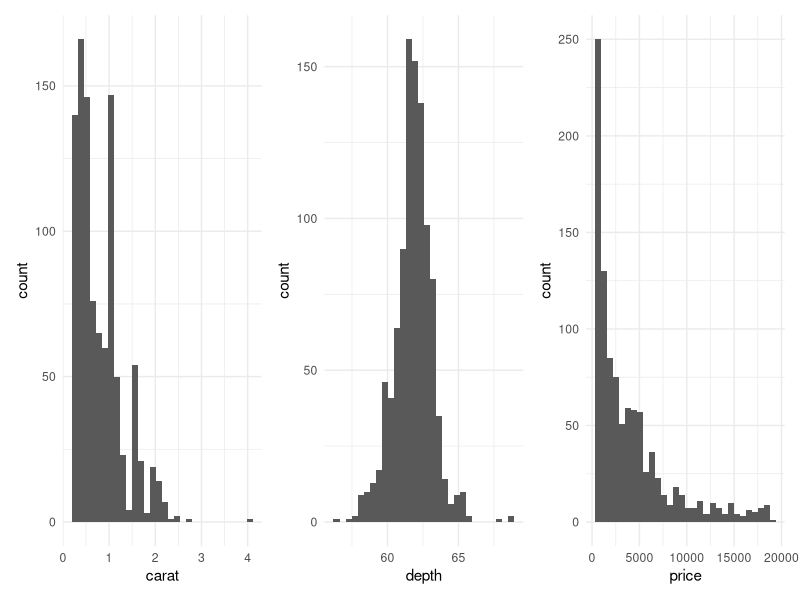
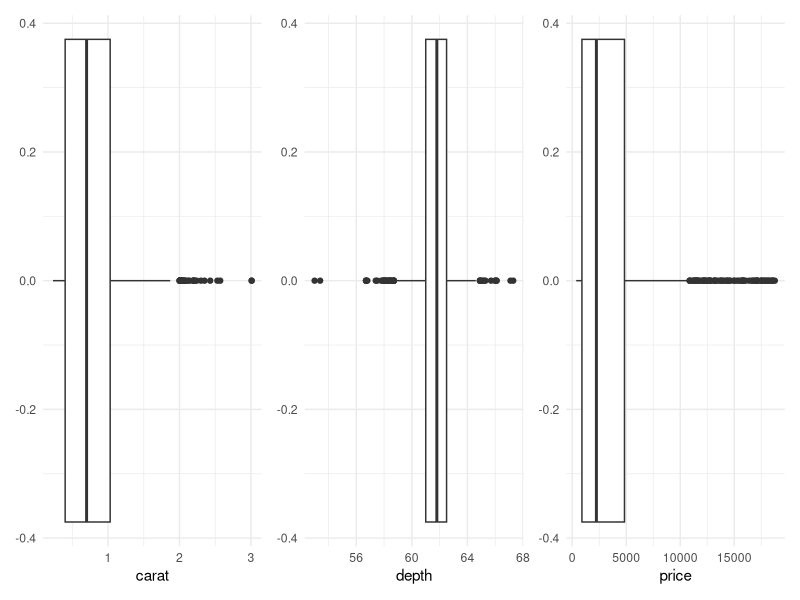
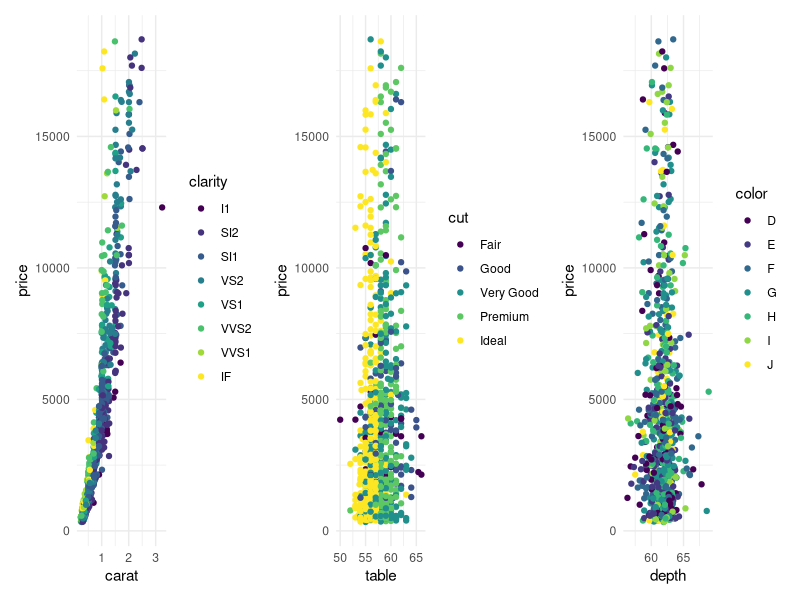
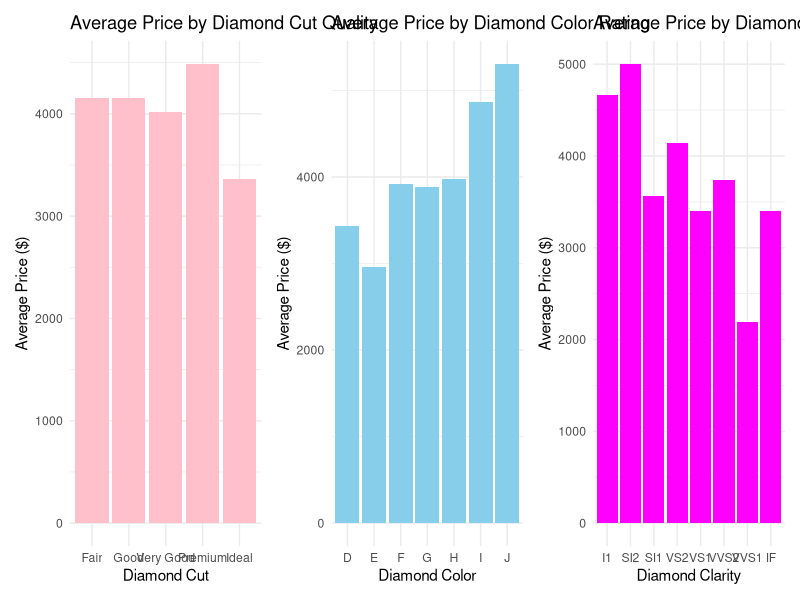
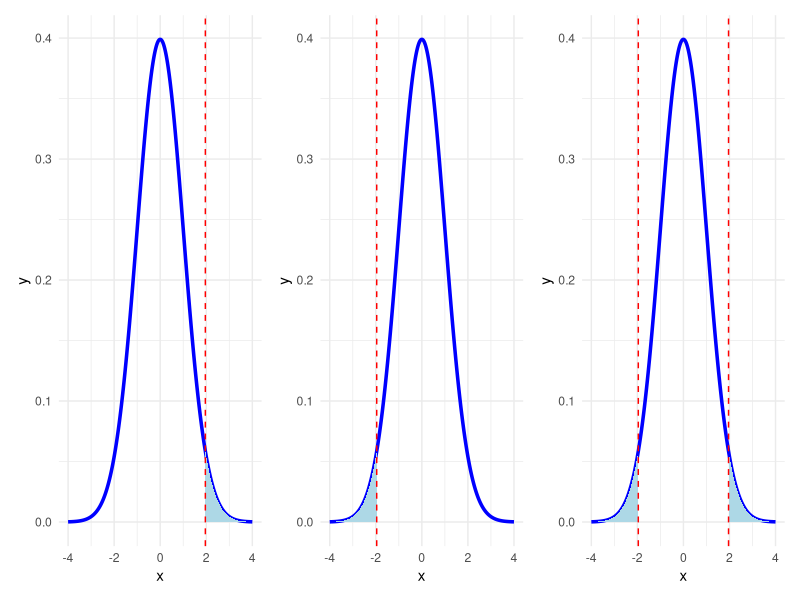
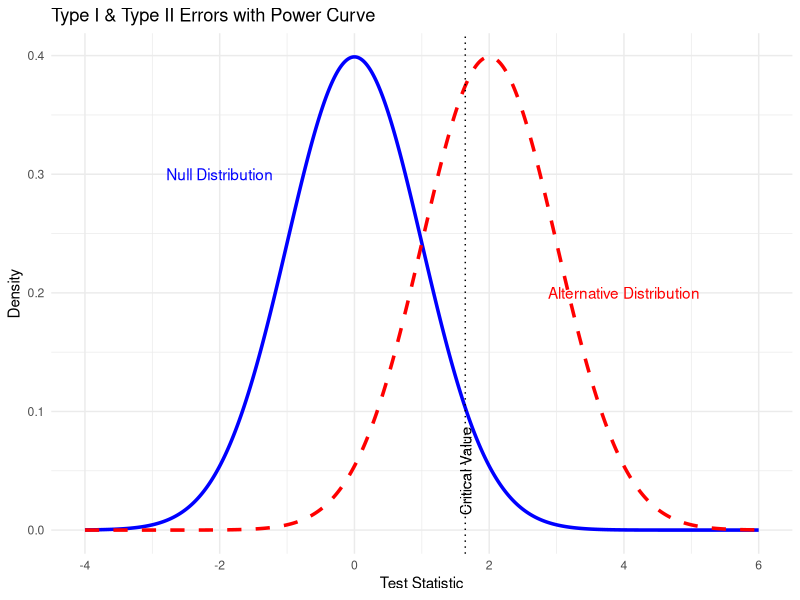
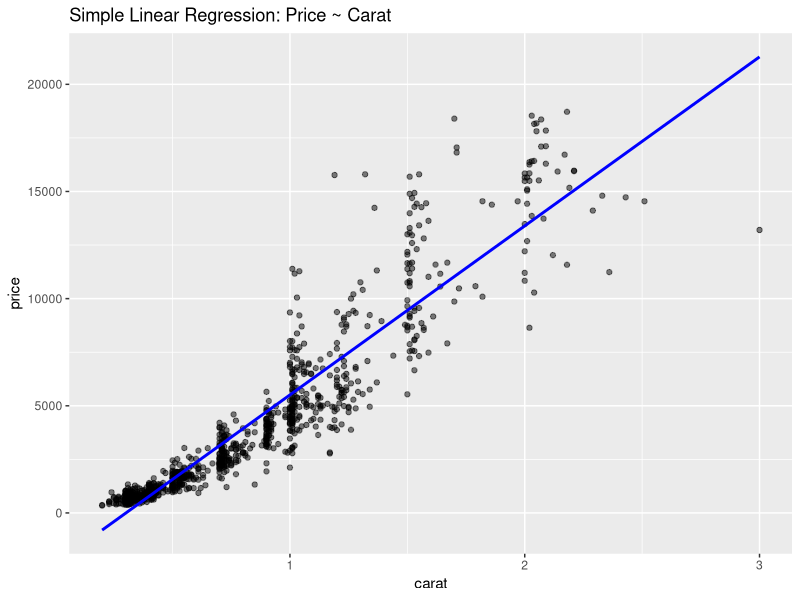
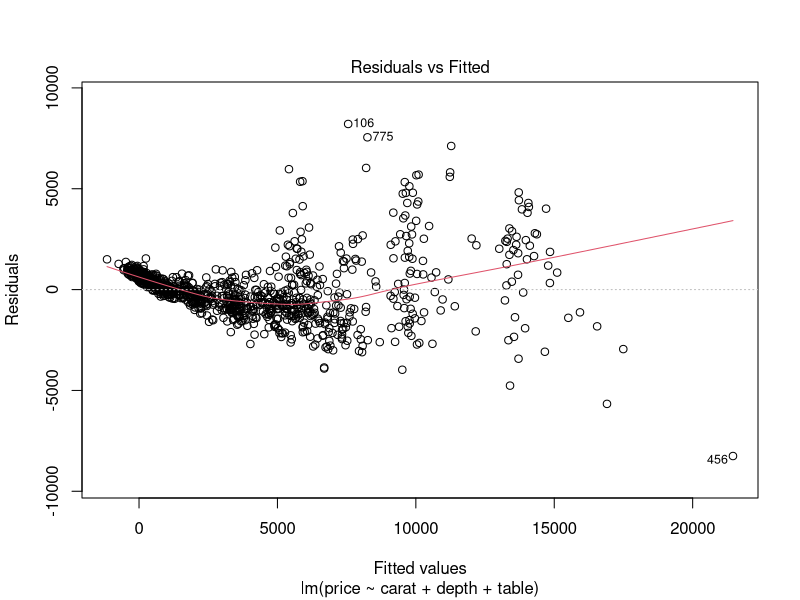

Recreate these plots in R, in order.
## ---- chunk 1
 #| echo: false
library(tidyverse)
library(tidyr)
library(patchwork)
library(kableExtra)
## ---- chunk 2
 #| echo: false
set.seed(1991)
data(diamonds)
df <- diamonds %>% sample_n(size=1000)
df %>% head %>%
  kable("html", align = "c") %>%
  kable_styling(full_width = F, position = "center", bootstrap_options = c("striped", "hover", "condensed", "bordered")) %>%
  row_spec(0, bold = TRUE)
## ---- chunk 3
 #| echo: false
p1 <- diamonds %>% sample_n(size=1000) %>% ggplot(aes(x=carat)) + geom_histogram(bins=30) + theme_minimal()
p2 <- diamonds %>% sample_n(size=1000) %>% ggplot(aes(x=depth)) + geom_histogram(bins=30) + theme_minimal()
p3 <- diamonds %>% sample_n(size=1000) %>% ggplot(aes(x=price)) + geom_histogram(bins=30) + theme_minimal()
p1 | p2 | p3
## ---- chunk 4
 #| echo: false
p4 <- diamonds %>% sample_n(size=1000) %>% ggplot(aes(x=carat)) + geom_boxplot() + theme_minimal()
p5 <- diamonds %>% sample_n(size=1000) %>% ggplot(aes(x=depth)) + geom_boxplot() + theme_minimal()
p6 <- diamonds %>% sample_n(size=1000) %>% ggplot(aes(x=price)) + geom_boxplot() + theme_minimal()
p4 | p5 | p6
## ---- chunk 5
 #| echo: false
df %>%
  summarise(across(where(is.numeric), list(
    Mean = ~mean(.x, na.rm = TRUE),
    Median = ~median(.x, na.rm = TRUE),
    SD = ~sd(.x, na.rm = TRUE),
    Var = ~var(.x, na.rm = TRUE),
    Min = ~min(.x, na.rm = TRUE),
    Max = ~max(.x, na.rm = TRUE)
  ), .names = "{.col}_{.fn}")) %>% round(2) %>%
  pivot_longer(everything(), names_to = c("Variable", "stat"), names_sep = "_") %>%
  pivot_wider(names_from = stat, values_from = value)%>%
  kable("html", align = "c") %>%
  kable_styling(full_width = F, position = "center", bootstrap_options = c("striped", "hover", "condensed", "bordered")) %>%
  row_spec(0, bold = TRUE)
## ---- chunk 6
 #| echo: false
p7 <- df %>% ggplot(aes(x=carat, y=price, color=clarity)) + geom_point() + theme_minimal()
p8 <- df %>% ggplot(aes(x=table, y=price, color=cut)) + geom_point() + theme_minimal()
p9 <- df %>% ggplot(aes(x=depth, y=price, color=color)) + geom_point() + theme_minimal()
p7 | p8 |p9
## ---- chunk 7
 #| echo: false
p10 <- df %>%
  group_by(cut) %>%
  summarise(avg_price = mean(price)) %>%
  ggplot(aes(x = cut, y = avg_price)) +
  geom_bar(stat = "identity", fill = "pink") +
  labs(
    title = "Average Price by Diamond Cut Quality",
    x = "Diamond Cut",
    y = "Average Price ($)"
  ) +
  theme_minimal()
p11 <- df %>%
  group_by(color) %>%
  summarise(avg_price = mean(price)) %>%
  ggplot(aes(x = color, y = avg_price)) +
  geom_bar(stat = "identity", fill = "skyblue") +
  labs(
    title = "Average Price by Diamond Color Rating",
    x = "Diamond Color",
    y = "Average Price ($)"
  ) +
  theme_minimal()
p12 <- df %>%
  group_by(clarity) %>%
  summarise(avg_price = mean(price)) %>%
  ggplot(aes(x = clarity, y = avg_price)) +
  geom_bar(stat = "identity", fill = "magenta") +
  labs(
    title = "Average Price by Diamond Clarity",
    x = "Diamond Clarity",
    y = "Average Price ($)"
  ) +
  theme_minimal()
p10 | p11 | p12
## ---- chunk 8
 #| echo: false
df %>%
  select(-x, -y, -z) %>%
  select(where(is.numeric)) %>%
  cor(use = "pairwise.complete.obs") %>%
  round(2) %>%
  kable("html", align = "c") %>%
  kable_styling(full_width = F, position = "center", bootstrap_options = c("striped", "hover", "condensed", "bordered")) %>%
  row_spec(0, bold = TRUE)
## ---- chunk 9
 #| echo: false
# Parameters
mu <- 0
sigma <- 1

# Full normal curve
x <- seq(mu - 4*sigma, mu + 4*sigma, length.out = 1000)
df <- data.frame(x = x, y = dnorm(x, mean = mu, sd = sigma))

# Shade regions
less_df <- subset(df, x <= -1.96)
more_df <- subset(df, x >= 1.96)
both_df <- subset(df, x <= -1.96 | x >= 1.96)

# Left tail
p_less <- ggplot(df, aes(x = x, y = y)) +
  geom_line(color = "blue", linewidth = 1.2) +
  geom_area(data = less_df, aes(x = x, y = y), fill = "lightblue") +
  geom_vline(xintercept = -1.96, linetype = "dashed", color = "red") +
  theme_minimal()

# Right tail
p_more <- ggplot(df, aes(x = x, y = y)) +
  geom_line(color = "blue", linewidth = 1.2) +
  geom_area(data = more_df, aes(x = x, y = y), fill = "lightblue") +
  geom_vline(xintercept = 1.96, linetype = "dashed", color = "red") +
  theme_minimal()

# Both tails
p_both <- ggplot(df, aes(x = x, y = y)) +
  geom_line(color = "blue", linewidth = 1.2) +
  geom_area(data = less_df, aes(x = x, y = y), fill = "lightblue") +
  geom_area(data = more_df, aes(x=x, y=y), fill = 'lightblue')+
  geom_vline(xintercept = c(-1.96, 1.96), linetype = "dashed", color = "red") +
  theme_minimal()

# Show side by side
p_more | p_less | p_both
## ---- chunk 10
# Null hypothesis: p = 0.20
pi <- 0.4
n <- nrow(diamonds)
phat <- mean(diamonds$cut == "Ideal")

# Test statistic and p-value
z <- (phat - pi) / sqrt(pi * (1 - pi) / n)
p_value <- 1 - pnorm(z)

cat("Z-statistic:", round(z, 3), "\n")
cat("P-value:", round(p_value, 4))
## ---- chunk 11
mu0 <- 4000
x_bar <- mean(diamonds$price)
s <- sd(diamonds$price)
n <- length(diamonds$price)

# Test statistic and p-value
t_stat <- (x_bar - mu0) / (s / sqrt(n))
p_value <- 2*(1 - pt(abs(t_stat), df = n - 1))

cat("T-statistic:", round(t_stat, 3), "\n")
cat("P-value:", round(p_value, 4))
## ---- chunk 12
#| echo: false
library(ggplot2)

x <- seq(-4, 6, length = 1000)
null_dist <- dnorm(x, mean = 0, sd = 1)
alt_dist <- dnorm(x, mean = 2, sd = 1)

df <- data.frame(x = x, null = null_dist, alt = alt_dist)

ggplot(df, aes(x = x)) +
  geom_line(aes(y = null), color = "blue", linewidth = 1.2) +
  geom_line(aes(y = alt), color = "red", linewidth = 1.2, linetype = "dashed") +
  geom_vline(xintercept = qnorm(0.95), linetype = "dotted") +
  annotate("text", x = -2, y = 0.3, label = "Null Distribution", color = "blue") +
  annotate("text", x = 4, y = 0.2, label = "Alternative Distribution", color = "red") +
  annotate("text", x = 1.65, y = 0.05, label = "Critical Value", angle = 90) +
  theme_minimal() +
  labs(title = "Type I & Type II Errors with Power Curve",
       y = "Density", x = "Test Statistic")
## ---- chunk 13
# Subset to just Premium and Good clarity levels
df <- diamonds %>% filter(color %in% c("D", "E"))

table(df$cut, df$color)

# Create a binary outcome: Ideal or not
df <- df %>%
  mutate(is_ideal = cut == "Ideal")

# Proportions
p1 <- mean(df$is_ideal[df$color == "D"])
p2 <- mean(df$is_ideal[df$color == "E"])
n1 <- sum(df$color == "D")
n2 <- sum(df$color == "E")

# Pooled proportion
phat <- (p1 * n1 + p2 * n2) / (n1 + n2)

# Test statistic
z <- (p1 - p2) / sqrt(phat * (1 - phat) * (1 / n1 + 1 / n2))
p_value <- 2 * (1 - pnorm(abs(z)))

cat("Z-statistic:", round(z, 3), "\n")
cat("P-value:", round(p_value, 4))
## ---- chunk 14
tbl <- table(diamonds$cut, diamonds$color)
chisq.test(tbl)
## ---- chunk 15
df <- diamonds %>% filter(cut %in% c("Ideal", "Fair"))

t.test(price ~ cut, data = df)
## ---- chunk 16
set.seed(123)

# Simulate paired prices: original and discounted
n <- 100
original_price <- sample(diamonds$price, n)
discounted_price <- original_price * runif(n, 0.85, 0.95)

t.test(original_price, discounted_price, paired = TRUE)
## ---- chunk 17
library(ggplot2)
library(dplyr)

# Sample and fit model
set.seed(206)
df <- ggplot2::diamonds %>% sample_n(1000)
lm_simple <- lm(price ~ carat, data = df)
summary(lm_simple)
## ---- chunk 18
# Visualize
ggplot(df, aes(x = carat, y = price)) +
  geom_point(alpha = 0.5) +
  geom_smooth(method = "lm", color = "blue", se = FALSE) +
  labs(title = "Simple Linear Regression: Price ~ Carat")
## ---- chunk 19
lm_multi <- lm(price ~ carat + depth + table, data = df)
summary(lm_multi)
## ---- chunk 20
# Residual plot
plot(lm_multi, which = 1)  # Residuals vs Fitted
## ---- chunk 21
# Histogram of residuals
residuals <- resid(lm_multi)
hist(residuals, breaks = 30, col = "lightblue", main = "Histogram of Residuals", xlab = "Residual")
## ---- chunk 22
library(ggplot2)
library(dplyr)

# Sample for speed
set.seed(206)
df <- diamonds %>% sample_n(1000)

# Summary statistics by cut
df %>%
  group_by(cut) %>%
  summarise(mean_price = mean(price), n = n())
## ---- chunk 23
# One-way ANOVA: price ~ cut
anova_model <- aov(price ~ cut, data = df)
summary(anova_model)
## ---- chunk 24
ggplot(df, aes(x = cut, y = price)) +
  geom_boxplot(fill = "lightblue") +
  labs(title = "Boxplot of Diamond Price by Cut",
       x = "Cut", y = "Price ($)") +
  theme_minimal()
## ---- chunk 25
TukeyHSD(anova_model)
